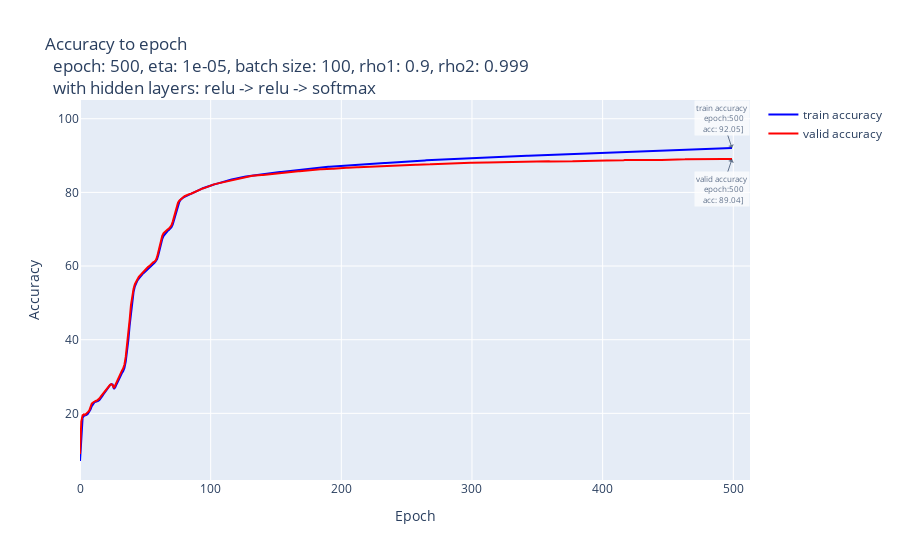

Here is the notebook cell this chart was saved with:
### Code cell
# graph of accuracys
fig = util.draw_accuracys_with_validation(
    ls_accuracy_train, ls_accuracy_valid, hidden_layers, hyperparams
)
fig.show()

### Figure 1 — Plotly figure (JSON) as saved in the notebook; plotly's stock layout.template omitted (floating-point values rounded to 4 significant figures; data arrays with more than 128 entries replaced by an {"elided": "..."} marker saying what was removed)
{"data": [{"line": {"color": "blue", "width": 2}, "mode": "lines", "name": "train accuracy", "type": "scatter", "x": {"elided": "500 int values"}, "y": {"elided": "500 float values"}}, {"line": {"color": "red", "width": 2}, "mode": "lines", "name": "valid accuracy", "type": "scatter", "x": {"elided": "500 int values"}, "y": {"elided": "500 float values"}}], "layout": {"annotations": [{"align": "center", "arrowhead": 1, "bgcolor": "#ffffff", "font": {"size": 8}, "opacity": 0.7, "showarrow": true, "text": "train accuracy<br>  epoch:500<br>  acc: 92.05]", "x": 499, "xref": "x", "y": 92.05, "yref": "y"}, {"align": "center", "arrowhead": 1, "ay": 30, "bgcolor": "#ffffff", "font": {"size": 8}, "opacity": 0.7, "showarrow": true, "text": "valid accuracy<br>  epoch:500<br>  acc: 89.04]", "x": 499, "xref": "x", "y": 89.04, "yref": "y"}], "hovermode": "x unified", "title": {"text": "Accuracy to epoch <br>  epoch: 500, eta: 1e-05, batch size: 100, rho1: 0.9, rho2: 0.999 <br>  with hidden layers: relu -> relu -> softmax"}, "xaxis": {"title": {"text": "Epoch"}}, "yaxis": {"title": {"text": "Accuracy"}}}}
